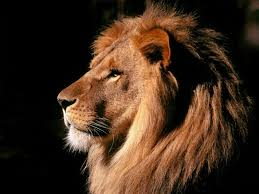
#> input picture work1/data/image.jpg, 259 x 194 px, found by its file name
$ jupyter execute --allow-errors Solution.ipynb
#> lines starting #> are read from the running program, lines starting #| are printed output that depends on the picture
### Trabalho 1

Questão 1

[cell 1]
import matplotlib.pyplot as plt
import numpy as np

p = [3,5,10,50]
freq = 60 #in Hz
T = 1/freq

plt.figure(figsize=(12, 8))

for i, amostras in enumerate(p, 1):
    generate_amostras = np.linspace(0, T, amostras, endpoint=False)
    sen = np.sin(2 * np.pi * freq * generate_amostras)

    plt.subplot(2, 2, i)
    plt.stem(generate_amostras, sen, basefmt=" ", label=f'Amostra')
    plt.plot(generate_amostras, sen)
    plt.title(f'Período da senoide com {amostras} amostras')
    plt.xlabel('Tempo (s)')
    plt.ylabel('Amplitude')
    plt.grid(True)
    plt.legend()

plt.tight_layout()
plt.show()
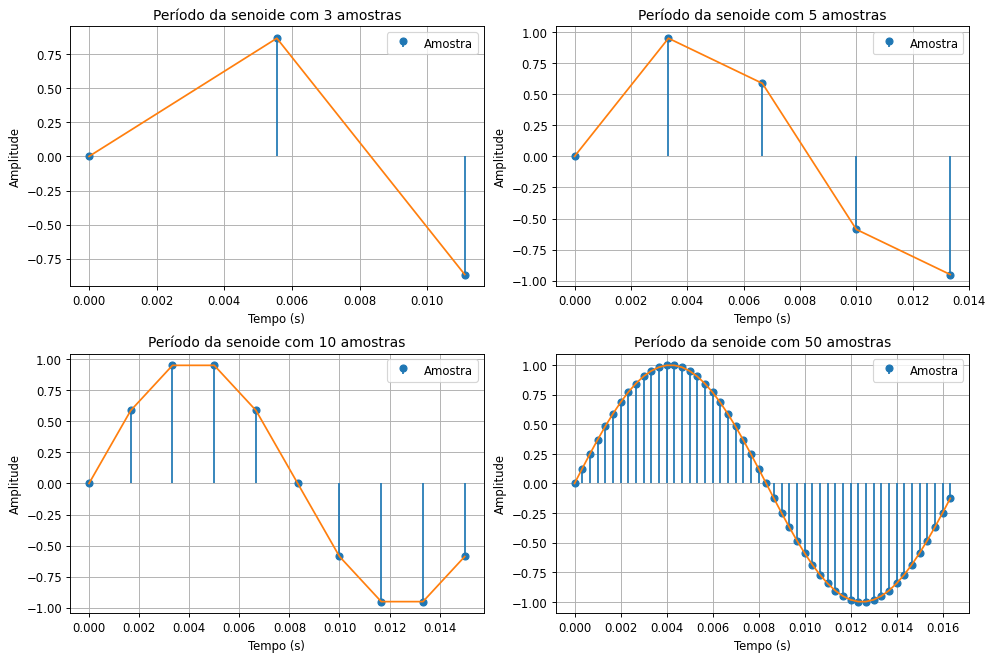
#> figure drawn by matplotlib, 4 panels; panel 3: curve peaks at x = 0.005, y = 0.951; panel 3: curve peaks at x = 0.005, y = 0.951; panel 4: curve peaks at x = 0.004, y = 0.998; panel 4: curve peaks at x = 0.004, y = 0.998

Questão 2

$$x[n] = C\alpha^n$$
$$\alpha=\exp^\beta$$
$$x[n] = C\exp^{\beta n}$$
a) Para um sinal exponencial, temos:
$$\alpha,C \in \mathbb{R}$$

b) Para um sinal complexo oscilatório, temos:
$$a,b \in \mathbb{C}$$
$$\alpha = \exp^\beta, \beta = j\omega{_0}$$
$$x[n] = C\exp^{j\omega{_0} n}$$
Pela identidade de Euler, temos:
$$\exp^{j\omega{_0} n} = \cos(\omega{_0} n) + \sin(\omega{_0} n)$$
$$x[n]= A\cos(\omega{_0} n + \phi)$$

c) Para um sinal complexo oscilatório amortecido, temos:
$$a,b \in \mathbb{C}$$
$$C=|C|\exp^{j\phi}, |\alpha| \neq 1, com\ \alpha=|\alpha|\exp^{j\omega{_0}}$$

[cell 2]
'''
Na situação em que o sinal é apenas exponencial, isso significa que minhas constantes a e C
'''

def signal_exp(a, c, taxa_amostragem=100, f=10, fs=50):

    n = np.linspace(0, 5, taxa_amostragem)

    # Angular frequency, f and fs in Hz
    omega = 2 * np.pi * f / fs

    if type(a) == complex and type(c) == complex:
        if a.real != 0:
            exp = c*np.exp((a.real + 1j * a.imag) * omega * n)
            # Sinal exponencial complexo amortecido
            title = 'Parte Real do Sinal Exponencial Complexo Amortecido'
            title_im = 'Parte Imaginária do Sinal Exponencial Complexo Amortecido'
            magnitude = 'Magnitude do Sinal Exponencial Complexo Amortecido'
        else:
            exp = c*np.exp(a * omega * n)
            # Sinal exponencial complexo
            title = 'Parte Real do Sinal Exponencial Complexo'
            title_im = 'Parte Imaginária do Sinal Exponencial Complexo'
            magnitude = 'Magnitude do Sinal Exponencial Complexo'

        fig, ax = plt.subplots(3, 1, figsize=(12, 8))

        # Parte Real
        ax[0].stem(n, np.real(exp), basefmt=" ")
        ax[0].plot(n, np.real(exp))
        ax[0].set_title(title)
        ax[0].set_ylabel("Re{x[n]}")
        ax[0].grid()

        # Parte Imaginária
        ax[1].stem(n, np.imag(exp), basefmt=" ")
        ax[1].plot(n, np.imag(exp))
        ax[1].set_title(title_im)
        ax[1].set_ylabel("Im{x[n]}")
        ax[1].grid()

        # Magnitude
        ax[2].stem(n, np.abs(exp), basefmt=" ")
        ax[2].plot(n, np.abs(exp))
        ax[2].set_title(magnitude)
        ax[2].set_ylabel("|x[n]|")
        ax[2].set_xlabel("Amostras (n)")
        ax[2].grid()

        plt.tight_layout()
        plt.show()

    elif type(a) == float or type(a) == int:
        exp = c*np.exp(a * omega * n)
        plt.stem(n, exp, basefmt=" ", label=f'{len(n)} Amostras')
        plt.plot(n, exp)
        plt.title(f'Período da senoide com {len(n)} amostras')
        plt.xlabel('Tempo (s)')
        plt.ylabel('Amplitude')
        plt.grid(True)
        plt.legend()

[cell 3]
# Item a)
c = 10 # Amplitude do sinal
a = 1
'''
Motivo da escolha:
Pela própria definição de sinal exponencial (quando não especificado, eu assumo que seja real),
a única maneira de escolher constantes a e c que satisfaçam isso, é que a e c pertencam aos números reais.
Portanto, escolhendo a = 1 e c = 10, conseguimos reproduzir um sinal exponencial.
'''

# Item b)
#c = 1 + 2j # Complex
#a = 3j # Complex
'''
Motivo da escolha:
Assim como no item a) a própria definição de sinal exponencial é quando temos que a e c pertecem ao conjunto
complexo. Portanto, escolhendo-se quaisquer a e c, desde que sejam complexos conseguimos reproduzir um sinal
exponencial complexo.
'''

# Item c)
#c = 1 + 2j # Complex
#a = -1 + 3j # Complex
'''
Motivo da escolha:
Por fim, seguindo a mesma linha de raciocínio que o item b), um sinal exponencial complexo amortecido é um sinal
cuja frequência busca se "estabilizar" a partir de um determinado tempo. Ou seja, além da parte imaginária,
a função exponencial tem um fator de amortecimento que pra esse caso, eu supus que fosse a = -1 + 3j, além do
óbvio, a parte complexa da constante c, que por definição de sinal exponencial complexo, a e c devem ser complexos.
'''

signal_exp(a, c)
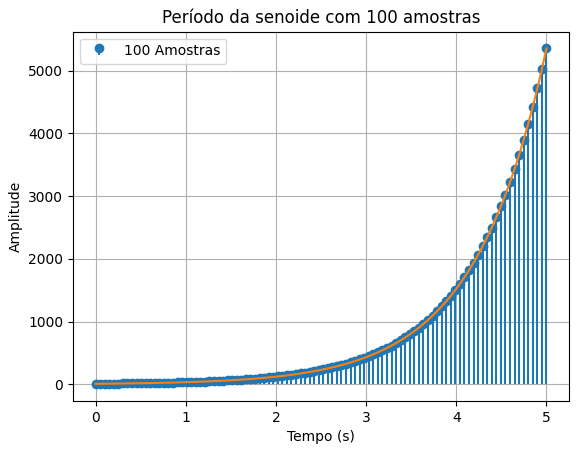
#> figure drawn by matplotlib, 1 panel; curve peaks at x = 5, y = 5354.9; curve peaks at x = 5, y = 5354.9

Questão 3

[cell 4]
# Podemos usar a mesma função que criei e usar especificamente o caso do sinal exponencial complexo

a = 1j
c = 2+1j

signal_exp(a, c, f=1, fs=1)
#> call 2 of signal_exp, with taxa_amostragem = 100, f = 1, fs = 1
#> in signal_exp (call 2), `plt.show()`:
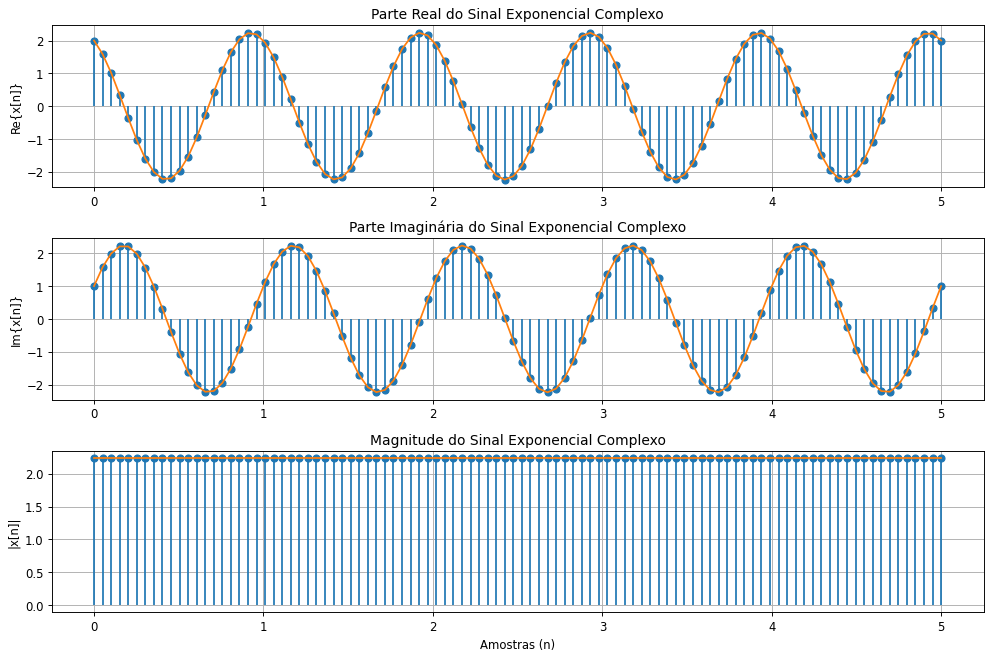
#> figure drawn by matplotlib, 3 panels; panel 1: curve peaks at x = 2.93, y = 2.24; panel 1: curve peaks at x = 2.93, y = 2.24; panel 2: curve peaks at x = 2.17, y = 2.24; panel 2: curve peaks at x = 2.17, y = 2.24

'''
R:
Se analisarmos o uso de diferentes f e fs, fatores estes que alteram diretamente o valor da frequência omega,
notaremos que combinar tais fatores para gerar um grande omega não necessariamente geram maiores oscilação do
sinal. O motivo pra isso é que a oscilação de um sinal exponencial complexo depende da frequência omega que, por
sua vez varia do intervalo de 0 a 2pi, para valore maiores que isso, o que teriamos era o mesmo comportamento do
sinal equivalente a seus múltiplos, ou seja: 0 = 2pi = 4pi = 6pi... Com essa analise, podemos responder também
qual valor de frequência omega o sinal oscila mais rápido, já que sabemos que temos maior oscilação do sinal quando
omega é pi.
'''

Questão 4

[cell 5]
from scipy import signal

# Criando amostras de -7 até 37 (valor arbitrário)
t = np.arange(-7, 37)
impulse = np.zeros_like(t)
impulse[t == 0] = 1

# Implementação das técnicas first_difference e cumulative_sum usando numpy
step_from_impulse = np.cumsum(impulse)
impulse_from_step = np.diff(step_from_impulse)
square_wave = (np.sign(np.sin(2 * np.pi * t / 10)) + 1) / 2

plt.figure(figsize=(12,8))

# Função impulso
plt.subplot(3, 1, 1)
plt.stem(t, impulse, basefmt=" ")
plt.title("Função Impulso Unitário")
plt.xlabel("n")
plt.ylabel("delta[n]")
plt.grid()

# Função degrau a partir do impulso
plt.subplot(3, 1, 2)
plt.stem(t, step_from_impulse, basefmt=" ")
plt.title("Função Degrau Unitário")
plt.xlabel("n")
plt.ylabel("u[n]")
plt.grid()

# Onda quadrada
plt.subplot(3, 1, 3)
plt.stem(t, square_wave, basefmt=" ")
plt.title("Onda Quadrada")
plt.xlabel("n")
plt.ylabel("Onda")
plt.grid()

plt.tight_layout()
plt.show()
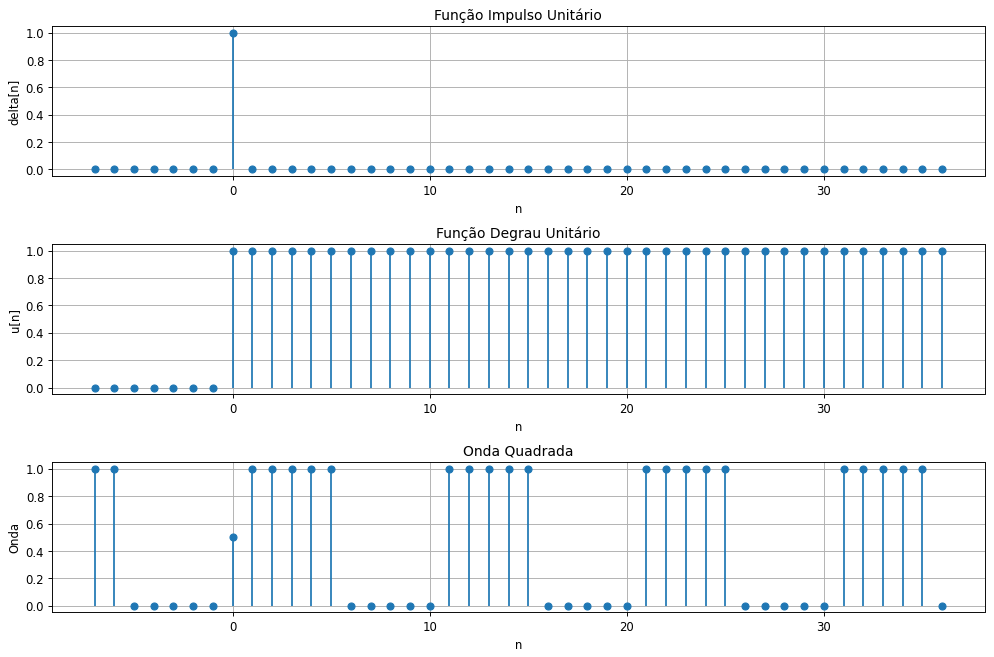
#> figure drawn by matplotlib, 3 panels; panel 1: curve peaks at x = 0, y = 1; panel 2: curve peaks at x = 0, y = 1; panel 3: curve peaks at x = -7, y = 1

Questão 5

[cell 6]
import cv2 as cv

img = cv.imread('D:\\Area de trabalho\\Faculdade\\Disciplinas\\Systems and Signals\\trab1\\material_trabalho01\\image.jpg')
#> img is the input picture: shape (194, 259, 3); mean B, G, R 29.6, 45.1, 66
image = cv.cvtColor(img, 0)

# Item a) Invertendo a imagem na vertical
a_image = np.flipud(image)
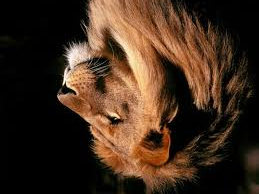
#> a_image: shape (194, 259, 4); mean B, G, R, A 29.6, 45.1, 66, 255

# Item b) Invertendo a imagem na horizontal
b_image = np.fliplr(image)
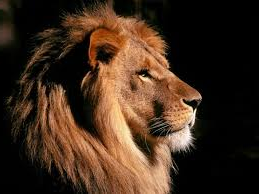
#> b_image: shape (194, 259, 4); mean B, G, R, A 29.6, 45.1, 66, 255

n = 30

# Item c) (Translação vertical)
c_image = np.roll(image, shift=n, axis=0)
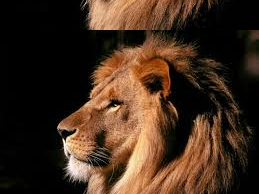
#> c_image: shape (194, 259, 4); mean B, G, R, A 29.6, 45.1, 66, 255

# Item d) x[nV, nH - n1] (Translação horizontal)
d_image = np.roll(image, shift=n, axis=1)
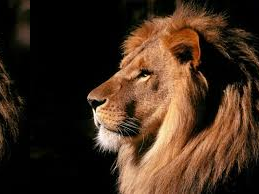
#> d_image: shape (194, 259, 4); mean B, G, R, A 29.6, 45.1, 66, 255

# Item e) x[nV - n2, nH - n3] (Translação em ambas as direções)
n1, n2 = 50, 50  # Exemplos de deslocamentos
e_image = np.roll(np.roll(image, shift=n1, axis=0), shift=n2, axis=1)
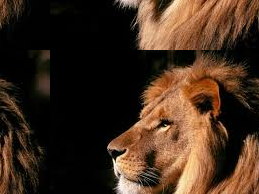
#> e_image: shape (194, 259, 4); mean B, G, R, A 29.6, 45.1, 66, 255

# Plots
plt.figure(figsize=(12, 8))

titles = [
    "a) x[-nV, nH] (Espelhamento Vertical)",
    "b) x[nV, -nH] (Espelhamento Horizontal)",
    "c) x[nV - n0, nH] (Translação Vertical)",
    "d) x[nV, nH - n1] (Translação Horizontal)",
    "e) x[nV - n2, nH - n3] (Translação Completa)"
]

images = [a_image, b_image, c_image, d_image, e_image]

for i, img in enumerate(images, 1):
    plt.subplot(2, 3, i)
    plt.imshow(img, cmap='gray')
    plt.title(titles[i - 1])
    plt.axis('off')
#> this loop made 5 passes

plt.tight_layout()
plt.show()
#> figure, not shown here; B, G, R data is drawn as R, G, B
